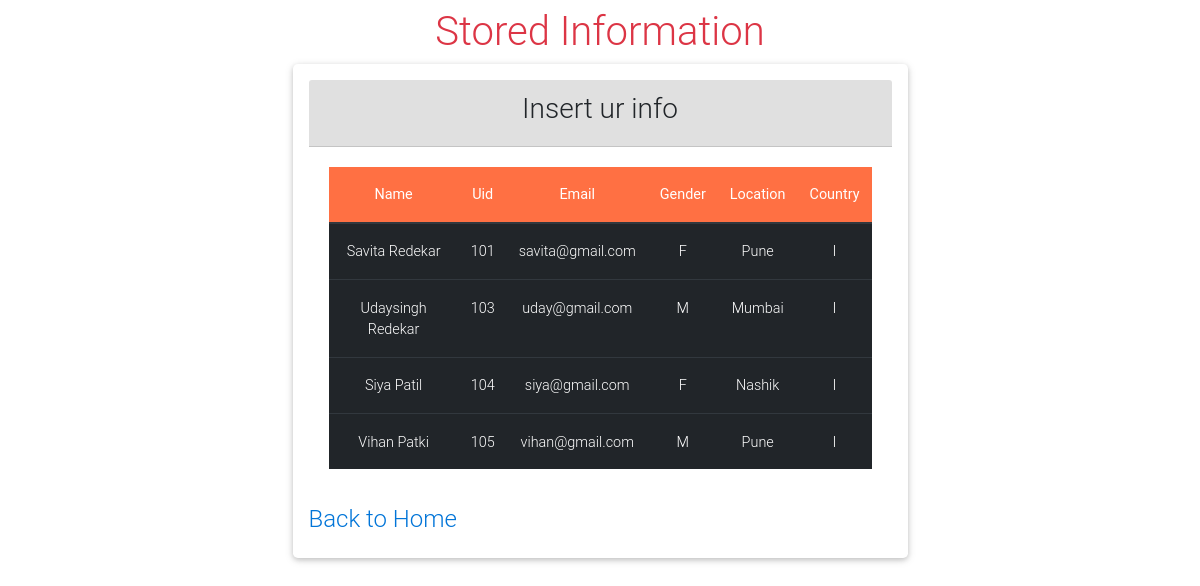
The app's page /display/ with its own data.
### employee/models.py (models this page shows, shortened)
class Info(models.Model):
	name=models.CharField(max_length=40)
	uid=models.IntegerField()
	email=models.EmailField(max_length=50)
	gender=models.CharField(max_length=10)
	location=models.CharField(max_length=20)
	country=models.CharField(max_length=20)

### employee/views.py (the view)
# urls.py: path('display/', views.display, name='display'),
def display(request):
	data=Info.objects.all()
	context={"data":data}
	return render(request, "display.html", context)

### templates/display.html (shortened to what this page needs)
<!DOCTYPE html>
{% load static %}
<html>
<head>
    <link rel="stylesheet" type="text/css"  href=" {% static 'css/bootstrap.css' %} " />
    <link rel="stylesheet" type="text/css"  href=" {% static 'css/mdb.css' %} " />
    <link rel="stylesheet" type="text/css"  href=" {% static 'css/fontawesome-all.css' %} " />
    <link rel="stylesheet" type="text/css"  href=" {% static 'css/style.css' %} " />
</head>
<body>
<h1 class="text-center text-danger mt-2">Stored Information</h1>
<div class="row">
        <div class="card w-50 mx-auto p-3">
                <div class="card-header bg-light text-center">
                    <h3>Insert ur info</h3>
                </div>
                <div class="card-body">
                    <table class="table table-dark table-responsive-md text-center">
                        <thead class="badge-deep-orange">
                            <tr>
                                <th>Name</th>
                                <th>Uid</th>
                                <th>Email</th>
                                <th>Gender</th>
                                <th>Location</th>
                                <th>Country</th>
                            </tr>
                        </thead>
                        <tbody>
                            {% for i in data %}
                                 <tr>
                                     <td>{{i.name}}</td>
                                     <td>{{i.uid}}</td>
                                     <td>{{i.email}}</td>
                                     <td>{{i.gender}}</td>
                                     <td>{{i.location}}</td>
                                     <td>{{i.country}}</td>
                                 </tr>
                            {% endfor %}
                        </tbody>
                    </table>
                </div>
                <a href="{% url 'home' %}"><h4>Back to Home</h4></a>
            </div>
</div>
</body>
</html>

### records on screen
Info: name "Savita Redekar", uid "101", email "savita@gmail.com", gender "F", location "Pune", country "I"
Info: name "Udaysingh Redekar", uid "103", email "uday@gmail.com", gender "M", location "Mumbai", country "I"
Info: name "Siya Patil", uid "104", email "siya@gmail.com", gender "F", location "Nashik", country "I"
Info: name "Vihan Patki", uid "105", email "vihan@gmail.com", gender "M", location "Pune", country "I"
